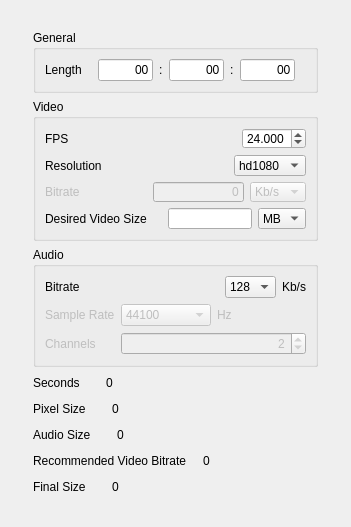
<?xml version="1.0" encoding="UTF-8"?>
<ui version="4.0">
 <class>topWidget</class>
 <widget class="QWidget" name="topWidget">
  <property name="geometry">
   <rect>
    <x>0</x>
    <y>0</y>
    <width>351</width>
    <height>527</height>
   </rect>
  </property>
  <property name="minimumSize">
   <size>
    <width>300</width>
    <height>300</height>
   </size>
  </property>
  <property name="windowTitle">
   <string>Form</string>
  </property>
  <property name="styleSheet">
   <string notr="true"/>
  </property>
  <layout class="QHBoxLayout" name="horizontalLayout_19">
   <item>
    <spacer name="horizontalSpacer_23">
     <property name="orientation">
      <enum>Qt::Horizontal</enum>
     </property>
     <property name="sizeType">
      <enum>QSizePolicy::Fixed</enum>
     </property>
     <property name="sizeHint" stdset="0">
      <size>
       <width>13</width>
       <height>30</height>
      </size>
     </property>
    </spacer>
   </item>
   <item>
    <widget class="QWidget" name="mainWidget" native="true">
     <property name="styleSheet">
      <string notr="true"/>
     </property>
     <layout class="QVBoxLayout" name="verticalLayout">
      <item>
       <spacer name="verticalSpacer_4">
        <property name="orientation">
         <enum>Qt::Vertical</enum>
        </property>
        <property name="sizeType">
         <enum>QSizePolicy::Fixed</enum>
        </property>
        <property name="sizeHint" stdset="0">
         <size>
          <width>30</width>
          <height>10</height>
         </size>
        </property>
       </spacer>
      </item>
      <item>
       <widget class="QGroupBox" name="groupBox_3">
        <property name="title">
         <string>General</string>
        </property>
        <layout class="QFormLayout" name="formLayout">
         <item row="0" column="0">
          <widget class="QLabel" name="label_9">
           <property name="text">
            <string>Length</string>
           </property>
          </widget>
         </item>
         <item row="0" column="1">
          <layout class="QHBoxLayout" name="horizontalLayout_3">
           <item>
            <spacer name="horizontalSpacer">
             <property name="orientation">
              <enum>Qt::Horizontal</enum>
             </property>
             <property name="sizeHint" stdset="0">
              <size>
               <width>40</width>
               <height>20</height>
              </size>
             </property>
            </spacer>
           </item>
           <item>
            <widget class="QLineEdit" name="hourLine">
             <property name="sizePolicy">
              <sizepolicy hsizetype="Fixed" vsizetype="Fixed">
               <horstretch>0</horstretch>
               <verstretch>0</verstretch>
              </sizepolicy>
             </property>
             <property name="maximumSize">
              <size>
               <width>55</width>
               <height>16777215</height>
              </size>
             </property>
             <property name="text">
              <string>00</string>
             </property>
             <property name="alignment">
              <set>Qt::AlignRight|Qt::AlignTrailing|Qt::AlignVCenter</set>
             </property>
            </widget>
           </item>
           <item>
            <widget class="QLabel" name="label_10">
             <property name="maximumSize">
              <size>
               <width>10</width>
               <height>16777215</height>
              </size>
             </property>
             <property name="text">
              <string>:</string>
             </property>
            </widget>
           </item>
           <item>
            <widget class="QLineEdit" name="minuteLine">
             <property name="sizePolicy">
              <sizepolicy hsizetype="Fixed" vsizetype="Fixed">
               <horstretch>0</horstretch>
               <verstretch>0</verstretch>
              </sizepolicy>
             </property>
             <property name="maximumSize">
              <size>
               <width>55</width>
               <height>16777215</height>
              </size>
             </property>
             <property name="text">
              <string>00</string>
             </property>
             <property name="alignment">
              <set>Qt::AlignRight|Qt::AlignTrailing|Qt::AlignVCenter</set>
             </property>
            </widget>
           </item>
           <item>
            <widget class="QLabel" name="label_11">
             <property name="maximumSize">
              <size>
               <width>10</width>
               <height>16777215</height>
              </size>
             </property>
             <property name="text">
              <string>:</string>
             </property>
            </widget>
           </item>
           <item>
            <widget class="QLineEdit" name="secondLine">
             <property name="sizePolicy">
              <sizepolicy hsizetype="Fixed" vsizetype="Fixed">
               <horstretch>0</horstretch>
               <verstretch>0</verstretch>
              </sizepolicy>
             </property>
             <property name="maximumSize">
              <size>
               <width>55</width>
               <height>16777215</height>
              </size>
             </property>
             <property name="text">
              <string>00</string>
             </property>
             <property name="alignment">
              <set>Qt::AlignRight|Qt::AlignTrailing|Qt::AlignVCenter</set>
             </property>
            </widget>
           </item>
           <item>
            <spacer name="horizontalSpacer_2">
             <property name="orientation">
              <enum>Qt::Horizontal</enum>
             </property>
             <property name="sizeHint" stdset="0">
              <size>
               <width>40</width>
               <height>20</height>
              </size>
             </property>
            </spacer>
           </item>
          </layout>
         </item>
        </layout>
       </widget>
      </item>
      <item>
       <widget class="QGroupBox" name="groupBox">
        <property name="title">
         <string>Video</string>
        </property>
        <layout class="QFormLayout" name="formLayout_2">
         <item row="0" column="0">
          <widget class="QLabel" name="label">
           <property name="text">
            <string>FPS</string>
           </property>
          </widget>
         </item>
         <item row="0" column="1">
          <layout class="QHBoxLayout" name="horizontalLayout_18">
           <item>
            <spacer name="horizontalSpacer_22">
             <property name="orientation">
              <enum>Qt::Horizontal</enum>
             </property>
             <property name="sizeHint" stdset="0">
              <size>
               <width>40</width>
               <height>20</height>
              </size>
             </property>
            </spacer>
           </item>
           <item>
            <widget class="QDoubleSpinBox" name="fpsSpinbox">
             <property name="decimals">
              <number>3</number>
             </property>
             <property name="maximum">
              <double>60.000000000000000</double>
             </property>
             <property name="singleStep">
              <double>0.500000000000000</double>
             </property>
             <property name="value">
              <double>24.000000000000000</double>
             </property>
            </widget>
           </item>
          </layout>
         </item>
         <item row="1" column="0">
          <widget class="QLabel" name="label_2">
           <property name="text">
            <string>Resolution</string>
           </property>
          </widget>
         </item>
         <item row="1" column="1">
          <layout class="QHBoxLayout" name="horizontalLayout">
           <item>
            <spacer name="horizontalSpacer_9">
             <property name="orientation">
              <enum>Qt::Horizontal</enum>
             </property>
             <property name="sizeHint" stdset="0">
              <size>
               <width>40</width>
               <height>20</height>
              </size>
             </property>
            </spacer>
           </item>
           <item>
            <widget class="QComboBox" name="resolutionCombo">
             <item>
              <property name="text">
               <string>hd1080</string>
              </property>
             </item>
             <item>
              <property name="text">
               <string>hd720</string>
              </property>
             </item>
             <item>
              <property name="text">
               <string>hd480</string>
              </property>
             </item>
             <item>
              <property name="text">
               <string>vga</string>
              </property>
             </item>
             <item>
              <property name="text">
               <string>qvga</string>
              </property>
             </item>
            </widget>
           </item>
          </layout>
         </item>
         <item row="2" column="0">
          <widget class="QLabel" name="vBitrateInputLabel">
           <property name="enabled">
            <bool>false</bool>
           </property>
           <property name="text">
            <string>Bitrate</string>
           </property>
          </widget>
         </item>
         <item row="2" column="1">
          <layout class="QHBoxLayout" name="horizontalLayout_2">
           <item>
            <widget class="QLineEdit" name="vBitrateLine">
             <property name="enabled">
              <bool>false</bool>
             </property>
             <property name="text">
              <string>0</string>
             </property>
             <property name="alignment">
              <set>Qt::AlignRight|Qt::AlignTrailing|Qt::AlignVCenter</set>
             </property>
            </widget>
           </item>
           <item>
            <widget class="QComboBox" name="vBitrateCombo">
             <property name="enabled">
              <bool>false</bool>
             </property>
             <item>
              <property name="text">
               <string>Kb/s</string>
              </property>
             </item>
             <item>
              <property name="text">
               <string>Mb/s</string>
              </property>
             </item>
            </widget>
           </item>
          </layout>
         </item>
         <item row="3" column="0">
          <widget class="QLabel" name="desiredVSizeLabel">
           <property name="text">
            <string>Desired Video Size</string>
           </property>
          </widget>
         </item>
         <item row="3" column="1">
          <layout class="QHBoxLayout" name="horizontalLayout_11">
           <item>
            <spacer name="horizontalSpacer_15">
             <property name="orientation">
              <enum>Qt::Horizontal</enum>
             </property>
             <property name="sizeHint" stdset="0">
              <size>
               <width>40</width>
               <height>20</height>
              </size>
             </property>
            </spacer>
           </item>
           <item>
            <widget class="QLineEdit" name="desiredVSize"/>
           </item>
           <item>
            <widget class="QComboBox" name="desiredVSizeCombo">
             <item>
              <property name="text">
               <string>MB</string>
              </property>
             </item>
             <item>
              <property name="text">
               <string>GB</string>
              </property>
             </item>
            </widget>
           </item>
          </layout>
         </item>
        </layout>
       </widget>
      </item>
      <item>
       <widget class="QGroupBox" name="groupBox_2">
        <property name="title">
         <string>Audio</string>
        </property>
        <layout class="QFormLayout" name="formLayout_3">
         <item row="0" column="0">
          <widget class="QLabel" name="label_4">
           <property name="text">
            <string>Bitrate</string>
           </property>
          </widget>
         </item>
         <item row="0" column="1">
          <layout class="QHBoxLayout" name="horizontalLayout_4">
           <item>
            <spacer name="horizontalSpacer_17">
             <property name="orientation">
              <enum>Qt::Horizontal</enum>
             </property>
             <property name="sizeHint" stdset="0">
              <size>
               <width>40</width>
               <height>20</height>
              </size>
             </property>
            </spacer>
           </item>
           <item>
            <widget class="QComboBox" name="aBitrateCombo">
             <property name="currentIndex">
              <number>3</number>
             </property>
             <item>
              <property name="text">
               <string>320</string>
              </property>
             </item>
             <item>
              <property name="text">
               <string>256</string>
              </property>
             </item>
             <item>
              <property name="text">
               <string>192</string>
              </property>
             </item>
             <item>
              <property name="text">
               <string>128</string>
              </property>
             </item>
             <item>
              <property name="text">
               <string>96</string>
              </property>
             </item>
             <item>
              <property name="text">
               <string>64</string>
              </property>
             </item>
             <item>
              <property name="text">
               <string>32</string>
              </property>
             </item>
            </widget>
           </item>
           <item>
            <widget class="QLabel" name="label_14">
             <property name="text">
              <string>Kb/s</string>
             </property>
            </widget>
           </item>
          </layout>
         </item>
         <item row="1" column="0">
          <widget class="QLabel" name="aSampleRateLabel">
           <property name="enabled">
            <bool>false</bool>
           </property>
           <property name="text">
            <string>Sample Rate</string>
           </property>
          </widget>
         </item>
         <item row="1" column="1">
          <layout class="QHBoxLayout" name="horizontalLayout_5">
           <item>
            <widget class="QComboBox" name="aRateCombo">
             <property name="enabled">
              <bool>false</bool>
             </property>
             <property name="currentIndex">
              <number>1</number>
             </property>
             <item>
              <property name="text">
               <string>48000</string>
              </property>
             </item>
             <item>
              <property name="text">
               <string>44100</string>
              </property>
             </item>
             <item>
              <property name="text">
               <string>32000</string>
              </property>
             </item>
             <item>
              <property name="text">
               <string>22050</string>
              </property>
             </item>
             <item>
              <property name="text">
               <string>16000</string>
              </property>
             </item>
             <item>
              <property name="text">
               <string>11025</string>
              </property>
             </item>
             <item>
              <property name="text">
               <string>8000</string>
              </property>
             </item>
            </widget>
           </item>
           <item>
            <widget class="QLabel" name="hzLabel">
             <property name="enabled">
              <bool>false</bool>
             </property>
             <property name="text">
              <string>Hz</string>
             </property>
            </widget>
           </item>
          </layout>
         </item>
         <item row="2" column="0">
          <widget class="QLabel" name="aChannelsLabel">
           <property name="enabled">
            <bool>false</bool>
           </property>
           <property name="text">
            <string>Channels</string>
           </property>
          </widget>
         </item>
         <item row="2" column="1">
          <layout class="QHBoxLayout" name="horizontalLayout_17">
           <item>
            <widget class="QSpinBox" name="aChannelsSpinbox">
             <property name="enabled">
              <bool>false</bool>
             </property>
             <property name="alignment">
              <set>Qt::AlignRight|Qt::AlignTrailing|Qt::AlignVCenter</set>
             </property>
             <property name="minimum">
              <number>1</number>
             </property>
             <property name="maximum">
              <number>10</number>
             </property>
             <property name="value">
              <number>2</number>
             </property>
            </widget>
           </item>
          </layout>
         </item>
        </layout>
       </widget>
      </item>
      <item>
       <spacer name="verticalSpacer">
        <property name="orientation">
         <enum>Qt::Vertical</enum>
        </property>
        <property name="sizeHint" stdset="0">
         <size>
          <width>20</width>
          <height>79</height>
         </size>
        </property>
       </spacer>
      </item>
      <item>
       <layout class="QHBoxLayout" name="horizontalLayout_6">
        <item>
         <widget class="QLabel" name="label_7">
          <property name="text">
           <string>Seconds</string>
          </property>
         </widget>
        </item>
        <item>
         <spacer name="horizontalSpacer_3">
          <property name="orientation">
           <enum>Qt::Horizontal</enum>
          </property>
          <property name="sizeType">
           <enum>QSizePolicy::Fixed</enum>
          </property>
          <property name="sizeHint" stdset="0">
           <size>
            <width>20</width>
            <height>20</height>
           </size>
          </property>
         </spacer>
        </item>
        <item>
         <widget class="QLabel" name="totalSecondsLabel">
          <property name="text">
           <string>0</string>
          </property>
         </widget>
        </item>
        <item>
         <spacer name="horizontalSpacer_6">
          <property name="orientation">
           <enum>Qt::Horizontal</enum>
          </property>
          <property name="sizeHint" stdset="0">
           <size>
            <width>40</width>
            <height>20</height>
           </size>
          </property>
         </spacer>
        </item>
       </layout>
      </item>
      <item>
       <layout class="QHBoxLayout" name="horizontalLayout_7">
        <item>
         <widget class="QLabel" name="label_12">
          <property name="text">
           <string>Pixel Size</string>
          </property>
         </widget>
        </item>
        <item>
         <spacer name="horizontalSpacer_4">
          <property name="orientation">
           <enum>Qt::Horizontal</enum>
          </property>
          <property name="sizeType">
           <enum>QSizePolicy::Fixed</enum>
          </property>
          <property name="sizeHint" stdset="0">
           <size>
            <width>20</width>
            <height>20</height>
           </size>
          </property>
         </spacer>
        </item>
        <item>
         <widget class="QLabel" name="bitPerPixel">
          <property name="text">
           <string>0</string>
          </property>
         </widget>
        </item>
        <item>
         <spacer name="horizontalSpacer_7">
          <property name="orientation">
           <enum>Qt::Horizontal</enum>
          </property>
          <property name="sizeType">
           <enum>QSizePolicy::Fixed</enum>
          </property>
          <property name="sizeHint" stdset="0">
           <size>
            <width>40</width>
            <height>20</height>
           </size>
          </property>
         </spacer>
        </item>
        <item>
         <widget class="QLabel" name="bitPerPixelTip">
          <property name="text">
           <string/>
          </property>
         </widget>
        </item>
        <item>
         <spacer name="horizontalSpacer_11">
          <property name="orientation">
           <enum>Qt::Horizontal</enum>
          </property>
          <property name="sizeHint" stdset="0">
           <size>
            <width>40</width>
            <height>20</height>
           </size>
          </property>
         </spacer>
        </item>
       </layout>
      </item>
      <item>
       <layout class="QHBoxLayout" name="horizontalLayout_10">
        <item>
         <widget class="QLabel" name="label_3">
          <property name="text">
           <string>Audio Size</string>
          </property>
         </widget>
        </item>
        <item>
         <spacer name="horizontalSpacer_13">
          <property name="orientation">
           <enum>Qt::Horizontal</enum>
          </property>
          <property name="sizeType">
           <enum>QSizePolicy::Fixed</enum>
          </property>
          <property name="sizeHint" stdset="0">
           <size>
            <width>20</width>
            <height>20</height>
           </size>
          </property>
         </spacer>
        </item>
        <item>
         <widget class="QLabel" name="audioSizeLabel">
          <property name="text">
           <string>0</string>
          </property>
         </widget>
        </item>
        <item>
         <spacer name="horizontalSpacer_14">
          <property name="orientation">
           <enum>Qt::Horizontal</enum>
          </property>
          <property name="sizeHint" stdset="0">
           <size>
            <width>40</width>
            <height>20</height>
           </size>
          </property>
         </spacer>
        </item>
       </layout>
      </item>
      <item>
       <layout class="QHBoxLayout" name="horizontalLayout_9">
        <item>
         <widget class="QLabel" name="label_16">
          <property name="text">
           <string>Recommended Video Bitrate</string>
          </property>
         </widget>
        </item>
        <item>
         <spacer name="horizontalSpacer_10">
          <property name="orientation">
           <enum>Qt::Horizontal</enum>
          </property>
          <property name="sizeType">
           <enum>QSizePolicy::Fixed</enum>
          </property>
          <property name="sizeHint" stdset="0">
           <size>
            <width>10</width>
            <height>20</height>
           </size>
          </property>
         </spacer>
        </item>
        <item>
         <widget class="QLabel" name="videoBitrateLabel">
          <property name="text">
           <string>0</string>
          </property>
         </widget>
        </item>
        <item>
         <spacer name="horizontalSpacer_12">
          <property name="orientation">
           <enum>Qt::Horizontal</enum>
          </property>
          <property name="sizeHint" stdset="0">
           <size>
            <width>40</width>
            <height>20</height>
           </size>
          </property>
         </spacer>
        </item>
       </layout>
      </item>
      <item>
       <layout class="QHBoxLayout" name="horizontalLayout_8">
        <item>
         <widget class="QLabel" name="label_13">
          <property name="text">
           <string>Final Size</string>
          </property>
         </widget>
        </item>
        <item>
         <spacer name="horizontalSpacer_5">
          <property name="orientation">
           <enum>Qt::Horizontal</enum>
          </property>
          <property name="sizeType">
           <enum>QSizePolicy::Fixed</enum>
          </property>
          <property name="sizeHint" stdset="0">
           <size>
            <width>20</width>
            <height>20</height>
           </size>
          </property>
         </spacer>
        </item>
        <item>
         <widget class="QLabel" name="finalSizeLabel">
          <property name="text">
           <string>0</string>
          </property>
         </widget>
        </item>
        <item>
         <spacer name="horizontalSpacer_8">
          <property name="orientation">
           <enum>Qt::Horizontal</enum>
          </property>
          <property name="sizeHint" stdset="0">
           <size>
            <width>40</width>
            <height>20</height>
           </size>
          </property>
         </spacer>
        </item>
       </layout>
      </item>
      <item>
       <spacer name="verticalSpacer_3">
        <property name="orientation">
         <enum>Qt::Vertical</enum>
        </property>
        <property name="sizeType">
         <enum>QSizePolicy::Fixed</enum>
        </property>
        <property name="sizeHint" stdset="0">
         <size>
          <width>30</width>
          <height>10</height>
         </size>
        </property>
       </spacer>
      </item>
     </layout>
    </widget>
   </item>
   <item>
    <spacer name="horizontalSpacer_24">
     <property name="orientation">
      <enum>Qt::Horizontal</enum>
     </property>
     <property name="sizeType">
      <enum>QSizePolicy::Fixed</enum>
     </property>
     <property name="sizeHint" stdset="0">
      <size>
       <width>13</width>
       <height>30</height>
      </size>
     </property>
    </spacer>
   </item>
  </layout>
 </widget>
 <resources/>
 <connections/>
</ui>
